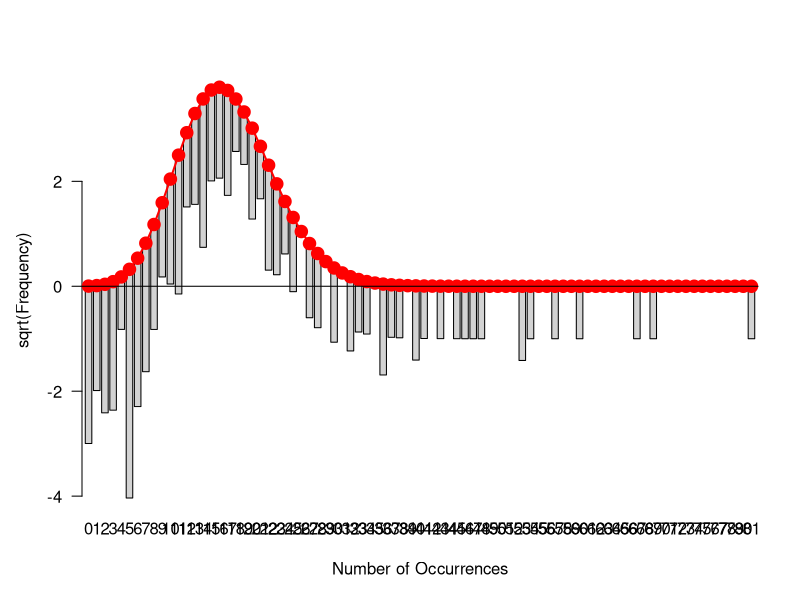
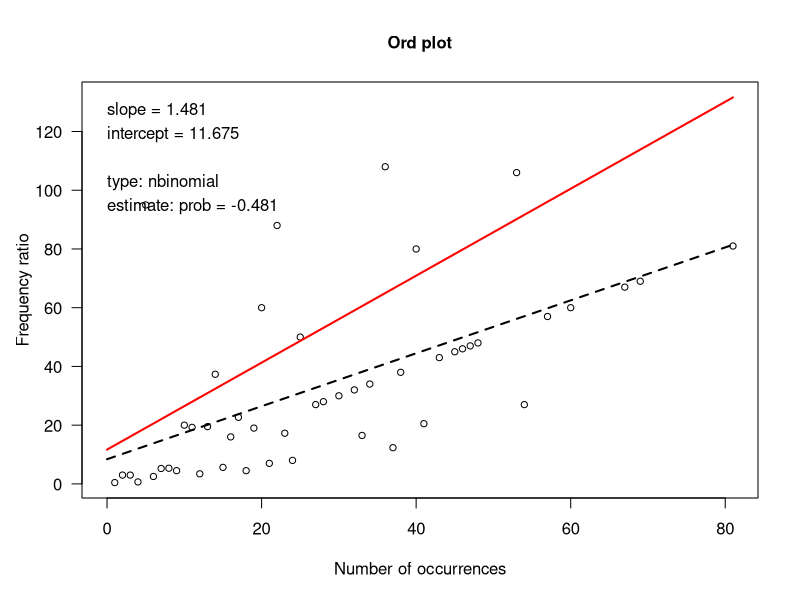
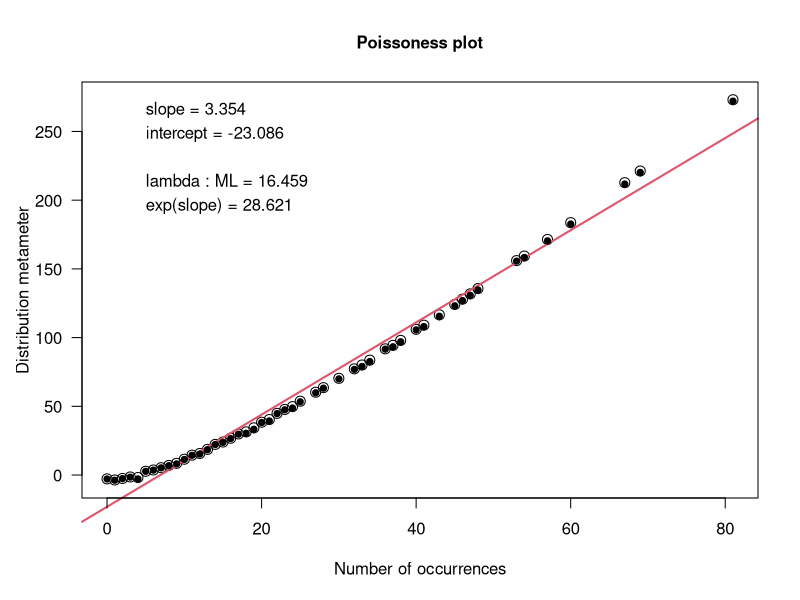
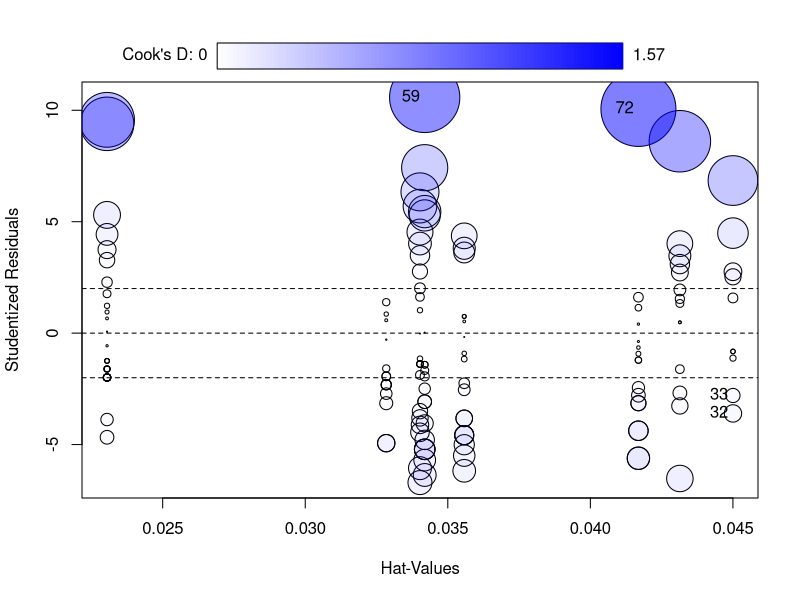
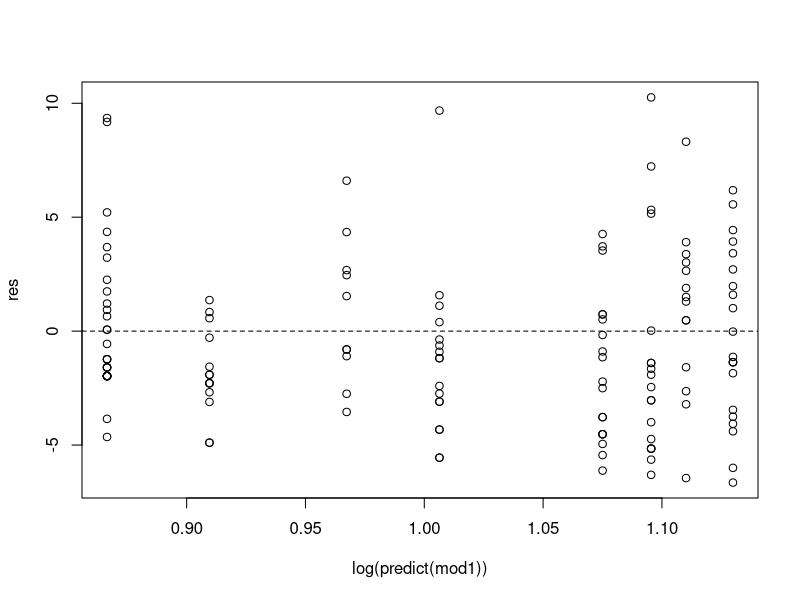
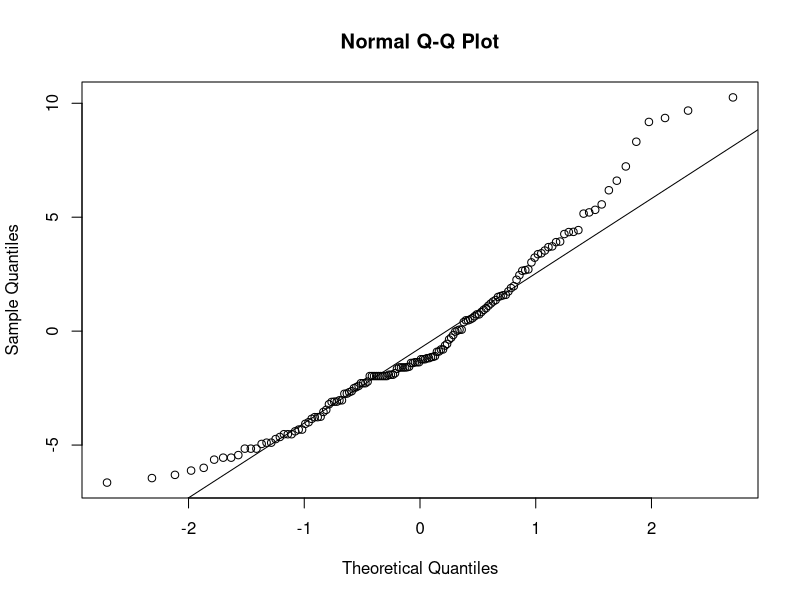

These figures' R source, in order:
library(MASS)
library(vcd)

data(quine)
fit <- goodfit(quine$Days)
summary(fit)
rootogram(fit)

Ord_plot(quine$Days)

distplot(quine$Days, type = "poisson")

mod1 <- glm(Days ~ Age + Sex, data = quine, family = "poisson")
summary(mod1)
anova(mod1, test = "Chisq")

library(AER)
deviance(mod1) / mod1$df.residual
dispersiontest(mod1)

library(car)
influencePlot(mod1)

library(pscl)
mod2 <- zeroinfl(Days ~ Age + Sex, data = quine, dist = "poisson")
AIC(mod1, mod2)

res <- residuals(mod1, type = "deviance")
plot(log(predict(mod1)), res)
abline(h = 0, lty = 2)

qqnorm(res)
qqline(res)
